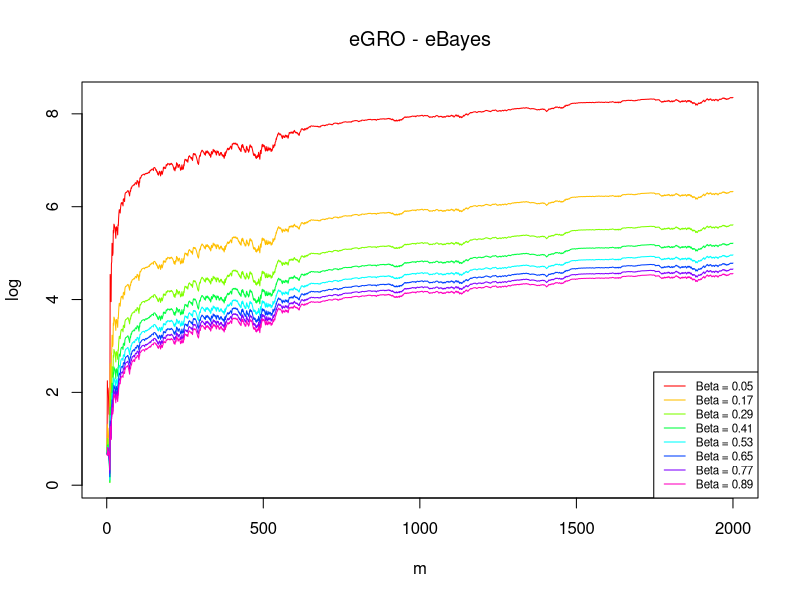

This figure's R source:
# this is a script to run simple simulation with balanced group

#' Calculate the likelihood of Bernoulli distribution
bernoulliLikeli <- function(theta, y, n) {
  exp(y * log(theta) + (n - y) * log1p(-theta))
}

bernoulliLikeliSingle <- function(theta, y) {
  ifelse(y == 1, theta, 1 - theta)
}

#' Calculate the GROW e-value for balanced design
calculateOptimalEVal <- function(ya, yb, groupSize = 1, thetaTrue) {
  # unpack parameters
  thetaA <- thetaTrue[["thetaA"]]
  thetaB <- thetaTrue[["thetaB"]]
  theta0 <- (thetaA + thetaB) / 2

  naLag <- nbLag <- seq_len(length(ya)) - 1

  # ensure lag still work when nbObs = 1
  yaLag <- c(0, cumsum(ya)[-length(ya)])
  ybLag <- c(0, cumsum(yb)[-length(yb)])

  likeliA <- bernoulliLikeliSingle(thetaA, ya)
  likeliB <- bernoulliLikeliSingle(thetaB, yb)
  likeli0a <- bernoulliLikeliSingle(theta0, ya)
  likeli0b <- bernoulliLikeliSingle(theta0, yb)

  eVec <- (likeliA * likeliB) / (likeli0a * likeli0b)

  return(prod(eVec))
}



#' Assumed the Beta prior hyper parameters are same across group a and b
#'
#' This method only assumes a single point for the prior distribution for
#' both group a and group b. betaA1 = betaA2 = betaB1 = betaB2 = betaPrior
calculateEValSingle <- function(ya, yb, groupSize = 1, betaPrior = 0.18) {
  # update from j = 1 to m, theta is updated looking back at Y_{(j-1), a/b}
  # (j - 1) * groupSize = 0 to (m - 1) * groupSize
  # groupSize = 2, starts with ZERO, and proceeds to final (j - 1) data block
  naLag <- nbLag <- seq_len(length(ya)) - 1

  # ensure lag still work when nbObs = 1
  yaLag <- c(0, cumsum(ya)[-length(ya)])
  ybLag <- c(0, cumsum(yb)[-length(yb)])

  thetaA <- (yaLag + betaPrior) / (naLag + 2 * betaPrior)
  thetaB <- (ybLag + betaPrior) / (nbLag + 2 * betaPrior)
  theta0 <- (thetaA + thetaB) / 2

  likeliA <- bernoulliLikeliSingle(thetaA, ya)
  likeliB <- bernoulliLikeliSingle(thetaB, yb)
  likeli0a <- bernoulliLikeliSingle(theta0, ya)
  likeli0b <- bernoulliLikeliSingle(theta0, yb)

  eVec <- (likeliA * likeliB) / (likeli0a * likeli0b)

  return(prod(eVec))
}

calculateEValLoop <- function(ya, yb, groupSize, betaPrior = 0.18) {
  # Initialize values
  thetaA <- thetaB <- theta0 <- 0.5
  eVal <- 1
  naLag <- nbLag <- 0
  yaLag <- ybLag <- 0

  for (i in seq_along(ya)) {
    # Calculate E-value
    eCur <- (bernoulliLikeliSingle(thetaA, ya[i]) * bernoulliLikeliSingle(thetaB, yb[i])) /
      (bernoulliLikeliSingle(theta0, ya[i]) * bernoulliLikeliSingle(theta0, yb[i]))

    eVal <- eVal * eCur

    # Update cumulative counts
    naLag <- naLag + 1
    nbLag <- nbLag + 1
    yaLag <- yaLag + ya[i]
    ybLag <- ybLag + yb[i]

    # Update theta estimates using Bayesian updating
    thetaA <- (yaLag + betaPrior) / (naLag + 2 * betaPrior)
    thetaB <- (ybLag + betaPrior) / (nbLag + 2 * betaPrior)
    theta0 <- (thetaA + thetaB) / 2
  }

  return(eVal)
}

set.seed(123)
thetaTrue <- list(
  "thetaA" = 0.3,
  "thetaB" = 0.7
)

m <- 2000

ya <- rbinom(m, 1, thetaTrue[["thetaA"]])
yb <- rbinom(m, 1, thetaTrue[["thetaB"]])

# ya <- c(0, 0, 0, 0, 1)
# yb <- c(1, 1, 1, 1, 1)

print(calculateEValSingle(ya, yb, 1, 0.18))
print(calculateOptimalEVal(ya, yb, 1, thetaTrue))


# calculate the difference between the GRO e and learnt e in (2.7) in Turner's
# paper
calculateEValOverBeta <- function(ya, yb, groupSize, betaPriorList, thetaTrue) {
  # Initialize vectors to store results
  eGRO <- log(sapply(seq_along(ya), function(i) {
    yaTmp <- ya[1:i]
    ybTmp <- yb[1:i]
    calculateOptimalEVal(yaTmp, ybTmp, groupSize, thetaTrue)
  }))

  # Initialize a list to store eBayes for each betaPrior
  eBayesList <- list()

  # Loop over the list of betaPriorList
  for (betaPrior in betaPriorList) {
    eBayesList[[as.character(betaPrior)]] <- eGRO - log(sapply(seq_along(ya), function(i) {
      yaTmp <- ya[1:i]
      ybTmp <- yb[1:i]
      calculateEValSingle(yaTmp, ybTmp, groupSize, betaPrior)
    }))
  }

  # Return the results as a list
  return(eBayesList)
}

# Function to plot the results of eGRO and eBayes
plotEBayesList <- function(eBayesList, betaPriorList) {
  colors <- rainbow(length(eBayesList))
  
  
  # Plot the first eBayes (Red line for the first betaPrior)
  plot(seq_along(eBayesList[[1]]), eBayesList[[1]],
    type = "l", col = colors[1],
    xlab = "m", ylab = "log",
    main = expression("eGRO - eBayes"), 
    ylim = range(unlist(eBayesList))
  )

  # Plot the remaining eBayes for each betaPrior with different colors
  for (i in seq_along(eBayesList)[-1]) {
    lines(seq_along(eBayesList[[i]]), eBayesList[[i]], col = colors[i], lty = 1)
  }

  # Add a legend
  legend("bottomright",
    legend = paste("Beta =", betaPriorList),
    col = colors,
    lty = 1, cex = 0.7
  )
}

# Example usage
# betaPriorList <- c(0.18, seq(from = 0.02, to = 0.4, by = 0.02))
betaPriorList <- seq(from = 0.05, to = 0.9, by = 0.12)
eBayesList <- calculateEValOverBeta(ya, yb, groupSize = 1, betaPriorList, thetaTrue = thetaTrue)

# Plot the results
plotEBayesList(eBayesList, betaPriorList)
